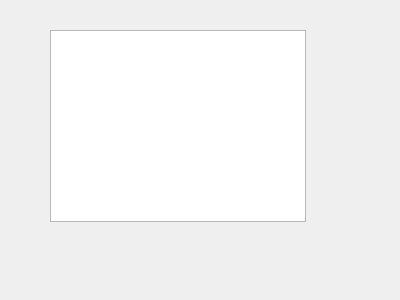
<?xml version="1.0" encoding="UTF-8"?>
<ui version="4.0">
 <class>Monitoring</class>
 <widget class="QWidget" name="Monitoring">
  <property name="geometry">
   <rect>
    <x>0</x>
    <y>0</y>
    <width>400</width>
    <height>300</height>
   </rect>
  </property>
  <property name="windowTitle">
   <string>Form</string>
  </property>
  <widget class="QGraphicsView" name="graphicsView">
   <property name="geometry">
    <rect>
     <x>50</x>
     <y>30</y>
     <width>256</width>
     <height>192</height>
    </rect>
   </property>
  </widget>
 </widget>
 <resources/>
 <connections/>
</ui>
